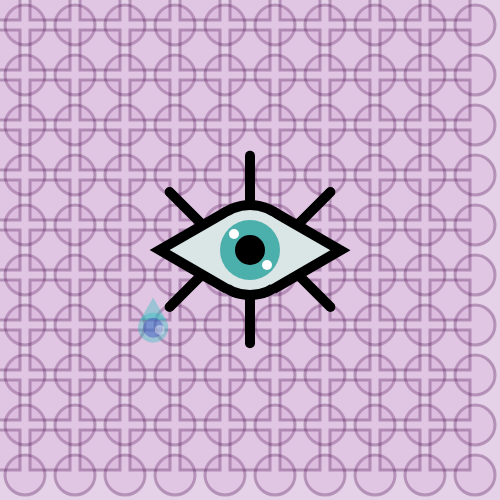
Frame 1 (no input)
Frame 60 (no input): identical to frame 1, image omitted
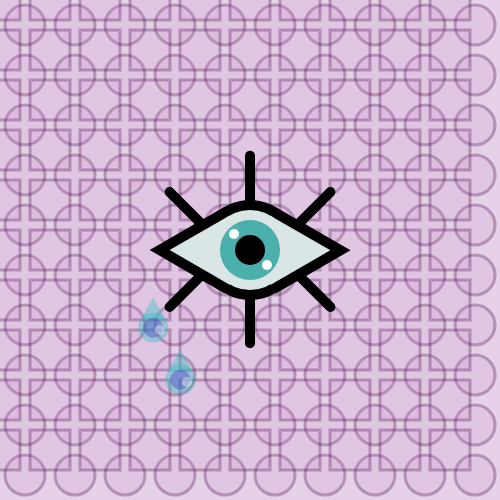
Frame 120 (the mouse pressed at the canvas centre since frame 60)

The p5.js sketch that drew these frames (run headless with seeded random() and noise() and a simulated clock; from frame 60 on, the mouse is pressed at the canvas centre):

// p5.js sketch
// ── sketch.js
var state = 1;

function setup(){
createCanvas(500,500);    
    }


function draw() {
     stroke(76, 17, 81, 80);
    strokeWeight(3);
 background(229,209,232);
    for(var i= 25; i< width; i+=50){
    for (var j = 25; j< height; j+=50){
   fill(195, 141, 198, 40);
        ellipse(i, j, 40, 40);
        rect(i-45, j-45, 40, 40)
 stroke(76, 17, 81, 80);
    strokeWeight(3);
    }
    }
    
    
fill(0, 0, 0);
      strokeWeight(0);
 triangle(149.651, 250.116, 224.651, 206.815, 224.651, 293.418);
     ellipse(250,250,100,100);
     triangle(275.508, 207.042, 350.508, 250.343, 275.508, 293.645);
    
    stroke(0);
     strokeWeight(10);
    line (169.605, 191.977,201.388, 223.76);
     line (250, 155.839, 250, 200.786);
        line (330.395, 191.977, 298.612, 223.76);
    line (201.388, 275.259, 169.605, 307.042);
        line (250, 298.232, 250, 343.18);
            line (298.612, 275.259, 330.395, 307.042);
     
     
 strokeWeight(0);
fill(218, 229, 229);
     triangle(169.657, 250.093, 229.657, 215.452, 229.657, 284.734);
        ellipse(250,250,80,80);
            triangle(270.343, 215.634, 330.343, 250.275, 270.343, 284.916);
     strokeWeight(0);
    
fill(75, 175, 172);
    ellipse(250,250,60,60);
    
fill(0, 0, 0);
    ellipse(250,250,30,30);
    
fill(255, 255, 255);
    ellipse(234,234,10,10);
    ellipse(267,265,10,10);



if(state == 1){
         fill (49, 192, 192, 100);    
            triangle(153.14, 297.482, 140.149, 319.982, 166.13, 319.982);
                ellipse(153.14, 327.708, 30, 30);
     fill (61, 61, 196, 100);
            ellipse(153.14, 327.708, 20, 20);
     fill (255, 255, 255, 100);
        ellipse(159.651, 330.004, 10, 10);
    }else if (state == 2){
fill (49, 192, 192, 100);    
            triangle(153.14, 297.482, 140.149, 319.982, 166.13, 319.982);
                ellipse(153.14, 327.708, 30, 30);
     fill (61, 61, 196, 100);
            ellipse(153.14, 327.708, 20, 20);
     fill (255, 255, 255, 100);
        ellipse(159.651, 330.004, 10, 10);
        
        fill (49, 192, 192, 100);    
            triangle(180.311, 349.377, 193.301, 371.877, 167.32, 371.877);
                ellipse(180.311, 379.603, 30, 30);
     fill (61, 61, 196, 100);
            ellipse(180.311, 379.603, 20, 20);
     fill (255, 255, 255, 100);
        ellipse(186.822, 381.899, 10, 10);
    }else {
 
   }
}
    

function mousePressed (){
    if(state <= 3){
         state = state +1;
    }else{
        state = 1;
         }
   
}
    
    
